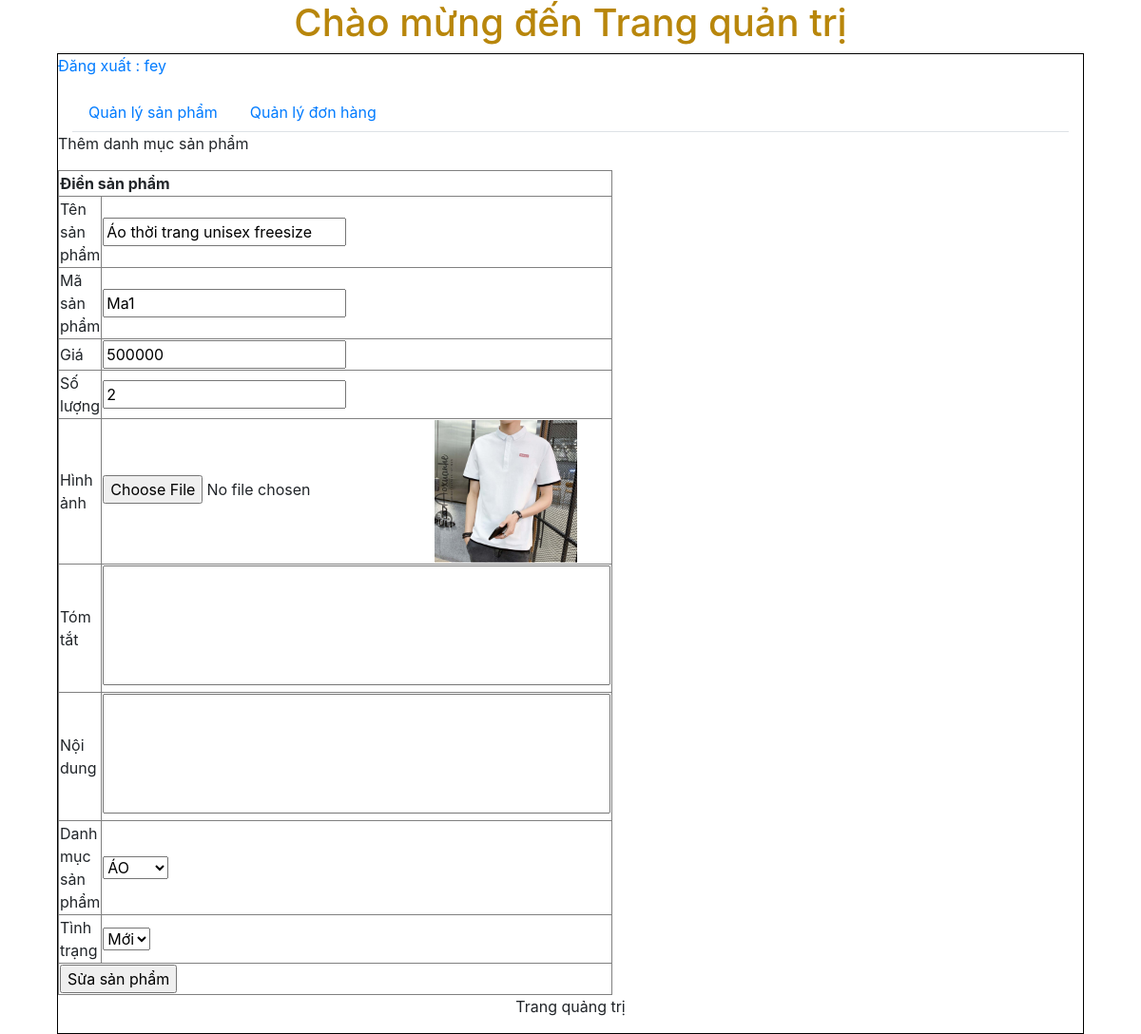
The app's page /admincp/index.php?action=quanlysanpham&query=sua&idsanpham=5 (signed in) with its own data.
### tables this page shows
CREATE TABLE `tbl_sanpham` (
  `id_sanpham` int(11) NOT NULL,
  `tensanpham` varchar(100) NOT NULL,
  `masanpham` varchar(100) NOT NULL,
  `giasanpham` float NOT NULL,
  `soluong` int(11) NOT NULL,
  `hinhanh` varchar(100) NOT NULL,
  `tomtat` tinytext NOT NULL,
  `noidung` text NOT NULL,
  `id_danhmuc` int(11) NOT NULL,
  `trangthai` int(11) NOT NULL
);

### admincp/modules/quanlysp/sua.php (the view, shortened to what this page needs)
<?php
    $sql_sua_sp="SELECT * FROM tbl_sanpham WHERE id_sanpham='$_GET[idsanpham]' LIMIT 1";
    $result_sua_sp= mysqli_query($connect,$sql_sua_sp);
?>
 <p>Thêm danh mục sản phẩm</p>
 <table border="1" width="50%" style="border-collapse: collapse;">
    <form method="POST" action="modules/quanlysp/xuly.php?idsanpham=<?php echo $_GET['idsanpham']?>" enctype="multipart/form-data">
 <?php
    while($row =mysqli_fetch_array($result_sua_sp)){
?>
    <tr>
        <th colspan="2">Điền sản phẩm</th>
    </tr>
    <tr>
        <td>Tên sản phẩm</td>
        <td><input type="text"  value="<?php echo $row['tensanpham']?>" name="tensanpham" ></td>
    </tr>
    <tr>
        <td>Mã sản phẩm</td>
        <td><input type="text" name="masp" value="<?php echo $row['masanpham']?>" ></td>
    </tr>
    <tr>
        <td>Giá</td>
        <td><input type="number" name="giasp" value="<?php echo $row['giasanpham']?>"></td>
    </tr>
    <tr>
        <td>Số lượng</td>
        <td><input type="text" name="soluong" value="<?php echo $row['soluong']?>"></td>
    </tr>
    <tr>
        <td>Hình ảnh</td>
        <td><input type="file" name="hinhanh" >
        <img src="modules/quanlysp/uploads/<?php echo $row['hinhanh'] ?> " width="150px" >
    </td>
    </tr>
    <tr>
        <td>Tóm tắt</td>
        <td> <textarea name="tomtat"  rows="5" cols="50" style="resize: none;"><?php echo $row['tomtat']?></textarea> </td>
    </tr>
    <tr>
        <td>Nội dung</td>
        <td> <textarea name="noidung" rows="5"  cols="50" style="resize: none;"><?php echo $row['noidung']?></textarea> </td>
    </tr>
    <tr>
        <td>Danh mục sản phẩm</td>
        <td>
          <select name="danhmuc">
                <?php
                    $sql_danhmuc="SELECT * FROM tbl_danhmuc ORDER BY id_danhmuc DESC";
                    $query_danhmuc=mysqli_query($connect,$sql_danhmuc);
                    while($row_danhmuc=mysqli_fetch_array($query_danhmuc)){
                        if($row_danhmuc['id_danhmuc']==$row['id_danhmuc']){
                ?>
                <option value="<?php echo $row_danhmuc['id_danhmuc']?>" selected><?php echo $row_danhmuc['tendanhmuc']?></option>
                <?php
                        }else{
                ?>
                <option value="<?php echo $row_danhmuc['id_danhmuc']?>"><?php echo $row_danhmuc['tendanhmuc']?></option>
                <?php
                        }
                    }
                ?>
          </select>
        </td>
    </tr>
    <tr>
        <td>Tình trạng </td>
        <td>
          <select name="hienthi">
              <?php
                if($row['trangthai']==1){
              ?>
                <option value="1" selected>Mới</option>
                <?php
                }else{
                ?>
                <option value="1" >Mới</option>
                <option value="0" selected>Cũ</option>
                <?php
                }
                ?>
          </select>
        </td>
    </tr>
    <tr>
        <td colspan="2"><input type="submit" value="Sửa sản phẩm" name="suasanpham"></td>
    </tr>
</form>
<?php
}
?>
 </table>

### records on screen
tbl_sanpham: tensanpham "Áo thời trang unisex freesize", masp "Ma1", giasp "500000", soluong "2", hinhanh (picture), hienthi "Mới"

### other values on screen
$_SESSION['dangnhap'] "fey"
form field danhmuc "ÁO"
